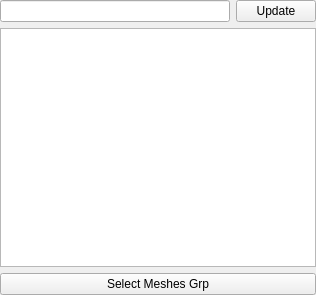
<?xml version="1.0" encoding="UTF-8"?>
<ui version="4.0">
 <class>Form</class>
 <widget class="QWidget" name="Form">
  <property name="geometry">
   <rect>
    <x>0</x>
    <y>0</y>
    <width>316</width>
    <height>295</height>
   </rect>
  </property>
  <property name="windowTitle">
   <string>Form</string>
  </property>
  <layout class="QVBoxLayout" name="verticalLayout">
   <property name="margin">
    <number>0</number>
   </property>
   <item>
    <layout class="QHBoxLayout" name="horizontalLayout">
     <item>
      <widget class="QLineEdit" name="lineEdit_search"/>
     </item>
     <item>
      <widget class="QPushButton" name="btn_update">
       <property name="text">
        <string>Update</string>
       </property>
      </widget>
     </item>
    </layout>
   </item>
   <item>
    <widget class="QTreeWidget" name="treeWidget">
     <attribute name="headerVisible">
      <bool>false</bool>
     </attribute>
     <column>
      <property name="text">
       <string notr="true">1</string>
      </property>
     </column>
    </widget>
   </item>
   <item>
    <widget class="QPushButton" name="pushButton_selectGrpMeshes">
     <property name="text">
      <string>Select Meshes Grp</string>
     </property>
    </widget>
   </item>
  </layout>
 </widget>
 <resources/>
 <connections/>
</ui>
